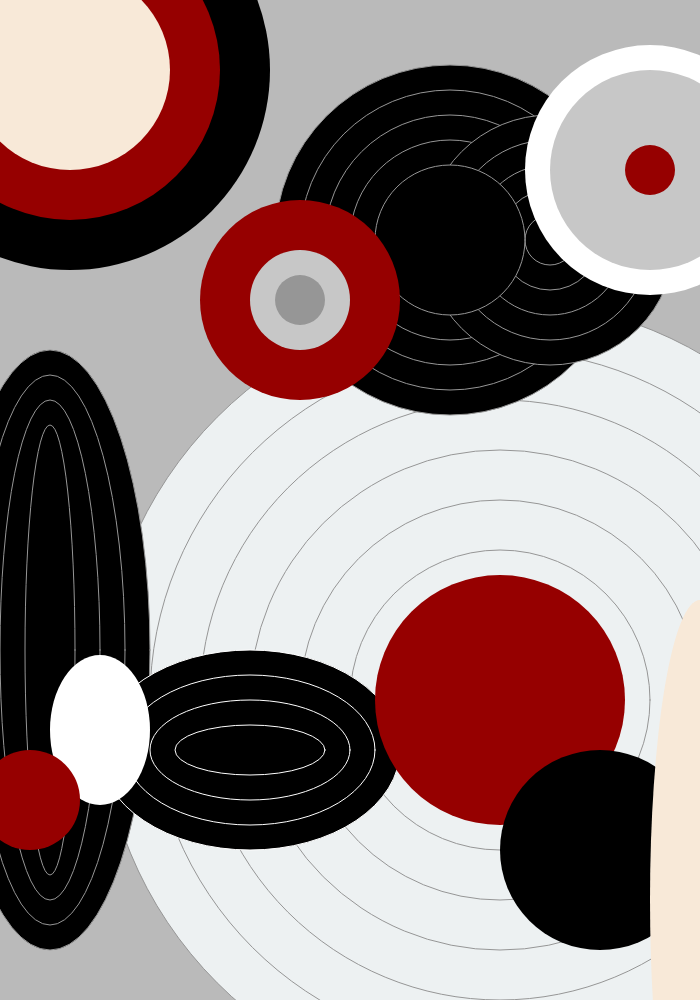
Frame 1 (no input)
Frame 60 (no input): identical to frame 1, image omitted
Frame 120 (the mouse pressed at the canvas centre since frame 60): identical to frame 1, image omitted

The p5.js sketch that drew this single still picture (run headless with seeded random() and noise() and a simulated clock; from frame 60 on, the mouse is pressed at the canvas centre):

// p5.js sketch
// ── sketch.js
function setup() {
    createCanvas(700,windowHeight);
    background(186, 186, 186);
    noStroke();

    fill(237, 241, 242);
    stroke(150);
    ellipse(500, 700, 800, 800);
    ellipse(500, 700, 700, 700);
    ellipse(500, 700, 600, 600);
    ellipse(500, 700, 500, 500);
    ellipse(500, 700, 400, 400);
    ellipse(500, 700, 300, 300);

    
    fill(0);
    stroke(150);
    ellipse(50, 650, 200, 600);
    ellipse(50, 650, 150, 550);
    ellipse(50, 650, 100, 500);
    ellipse(50, 650, 50, 450);


    //circle four
    stroke(150);
    fill(0);
    ellipse(450, 240, 350, 350);
    ellipse(450, 240, 300, 300);
    ellipse(450, 240, 250, 250);
    ellipse(450, 240, 200, 200);

    ellipse(550, 240, 250, 250);
    ellipse(550, 240, 200, 200);
    ellipse(550, 240, 150, 150);
    ellipse(550, 240, 100, 100);
    ellipse(550, 240, 50, 50);

    ellipse(450, 240, 150, 150);
    
    //circle one
    noStroke();
    fill(0);
    ellipse(70, 70, 400, 400);
    fill(150, 0, 0);
    ellipse(70, 70, 300, 300);
    fill(248, 233, 216);
    ellipse(70, 70, 200, 200);

    //circle two
    fill(150, 0, 0);
    ellipse(300, 300, 200, 200);
    fill(199, 199, 199);
    ellipse(300, 300, 100, 100);
    fill(150);
    ellipse(300, 300, 50, 50);

    //circle three
    fill(255);
    ellipse(650, 170, 250, 250);
    fill(199, 199, 199);
    ellipse(650, 170, 200, 200);
    fill(150, 0, 0);
    ellipse(650, 170, 50, 50);

    //circle five
    stroke(255);
    fill(0);
    ellipse(250, 750, 300, 200);
    ellipse(250, 750, 250, 150);
    ellipse(250, 750, 200, 100);
    ellipse(250, 750, 150, 50);

    fill(255);
    noStroke();
    ellipse(100, 730, 100, 150);
    fill(150, 0, 0);
    noStroke();
    ellipse(30, 800, 100, 100);

    //circle three
    fill(150,0,0);
    noStroke();
    ellipse(500, 700, 250, 250);
    fill(0);
    ellipse(600, 850, 200, 200);
    fill(248, 233, 216);
    ellipse(700, 900, 100, 600);

}

function draw() {

}
